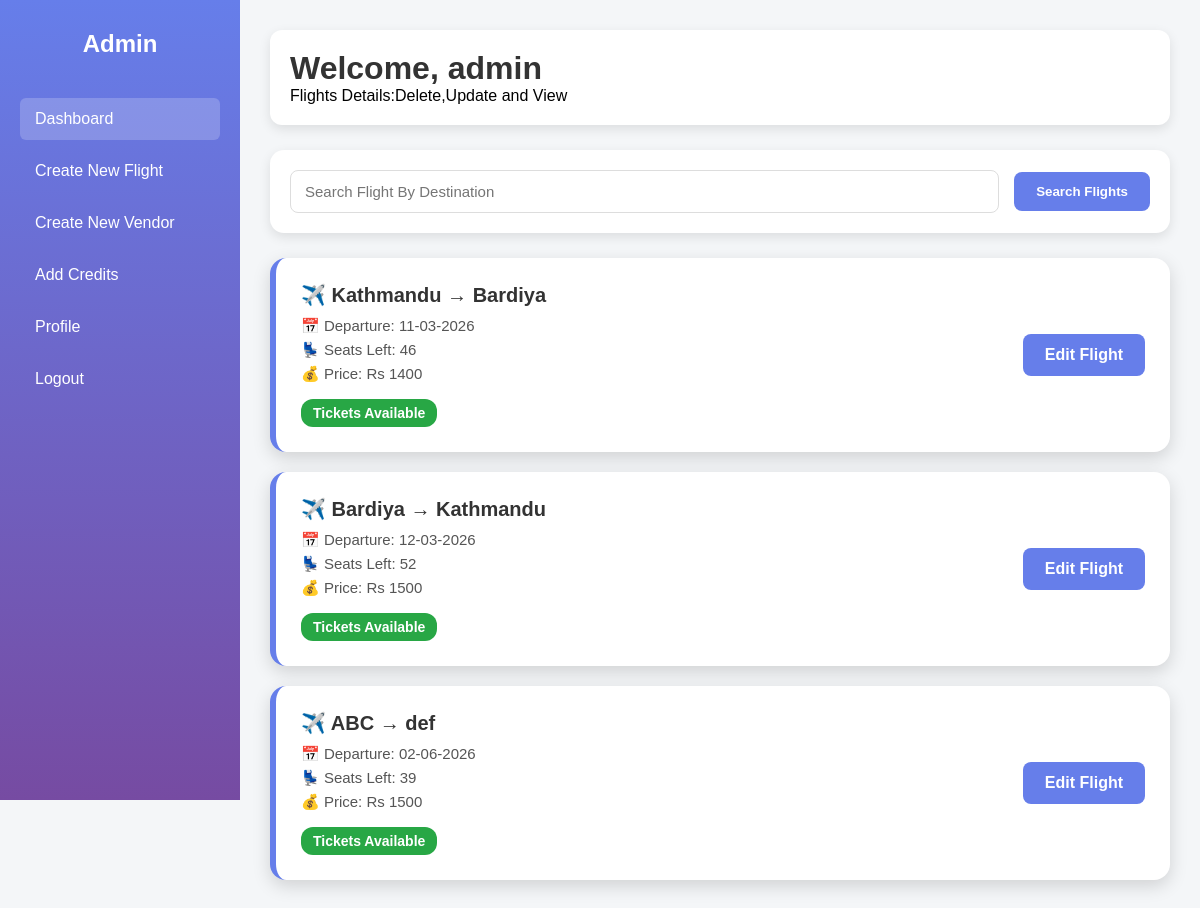
The page /admin/dashboard.php (signed in) on the database its author committed.
### tables this page shows
CREATE TABLE `routes` (
  `route_id` int(11) NOT NULL,
  `source` varchar(50) NOT NULL,
  `destination` varchar(50) NOT NULL,
  `departure_date` date NOT NULL,
  `total_seats` int(11) NOT NULL,
  `seats_left` int(11) NOT NULL,
  `price` int(11) NOT NULL
);

### admin/dashboard.php (the view, shortened to what this page needs)
<?php
include "admin_db.php";
$username = $_SESSION['username'];
?>
<!DOCTYPE html>
<html>
<head>
</head>
<body>
<div class="sidebar">
    <h2>Admin</h2>
    <a href="dashboard.php" class="active">Dashboard</a>
    <a href="new_flight.php">Create New Flight</a>
    <a href="new_vendor.php">Create New Vendor</a>
    <a href="credits.php">Add Credits</a>
    <a href="profile.php">Profile</a>
    <a href="logout.php">Logout</a>
</div>
<div class="main">
   <div class="header">
        <h1>Welcome, <?php echo htmlspecialchars($username); ?></h1>
        <p>Flights Details:Delete,Update and View</p>
    </div>
<div class="search-box">
    <form method="POST">
        <input type="text" name="from" placeholder="Search Flight By Destination" required>
        <button type="submit" name="submit">Search Flights</button>
    </form>
</div>
<?php
$sql = "SELECT * FROM routes ORDER BY departure_date ASC";
$result = $conn->query($sql);
?>
    <div class="cards">
       <?php
if ($result->num_rows > 0) {
    while ($row = $result->fetch_assoc()) {
        if ($row['seats_left'] == 0) {
            $status = "<div class='status red'>Fully Booked</div>";
        } elseif ($row['seats_left'] <= 20) {
            $status = "<div class='status yellow'> Fast Filling</div>";
        } else {
            $status = "<div class='status green'> Tickets Available</div>";
        }
?>
        <div class="card">
            <div class="left">
                <div class="route">
                    ✈️ <?php echo $row['source']." → ".$row['destination']; ?>
                </div>
                <div class="info">📅 Departure: <?php echo date("d-m-Y", strtotime($row['departure_date'])); ?></div>
                <div class="info">💺 Seats Left: <?php echo $row['seats_left']; ?></div>
                <div class="info">💰 Price: Rs <?php echo $row['price']; ?></div>
                <?php echo $status; ?>
            </div>
            <div class="right">
                    <a href="edit_flight.php?route_id=<?php echo $row['route_id']; ?>" class="book-btn">
                        Edit Flight
                    </a>
                   </div>
        </div>
        <?php
            }
        } else {
            echo "<p>No flights available.</p>";
        }
        ?>
    </div>
</div>
</body>
</html>

### admin/dashboard.php (style rules this page uses)
* { margin: 0; padding: 0; box-sizing: border-box; font-family: Arial, sans-serif; }
body { background: #f4f6f8; display: flex; }
.sidebar { width: 240px; height: 100vh; background: linear-gradient(180deg, #667eea, #764ba2); color: white; padding: 30px 20px; position: fixed; }
.sidebar h2 { text-align: center; margin-bottom: 40px; }
.sidebar a { display: block; padding: 12px 15px; margin-bottom: 10px; color: white; text-decoration: none; border-radius: 6px; transition: 0.3s; }
.sidebar a:hover, .sidebar a.active { background: rgba(255,255,255,0.2); }
.main { margin-left: 240px; width: calc(100% - 240px); padding: 30px; }
.header { background: white; padding: 20px; border-radius: 12px; box-shadow: 0 4px 12px rgba(0,0,0,0.1); margin-bottom: 25px; }
.header h1 { color: #333; }
.cards { display: flex; flex-direction: column; gap: 20px; }
.card { background: white; padding: 25px; border-radius: 16px; box-shadow: 0 6px 18px rgba(0,0,0,0.15); display: flex; justify-content: space-between; align-items: center; border-left: 6px solid #667eea; }
.left { width: 70%; }
.right { width: 30%; text-align: right; }
.route { font-size: 20px; font-weight: bold; margin-bottom: 10px; color: #333; }
.info { color: #555; margin: 6px 0; font-size: 15px; }
.status { font-size: 14px; font-weight: bold; margin-top: 8px; }
.book-btn { display: inline-block; background: #667eea; color: white; padding: 12px 22px; border-radius: 8px; text-decoration: none; font-weight: bold; transition: 0.3s; }
.search-box { background: white; padding: 20px; border-radius: 14px; box-shadow: 0 4px 12px rgba(0,0,0,0.1); margin-bottom: 25px; }
.search-box form { display: flex; gap: 15px; align-items: center; }
.search-box input { flex: 1; padding: 12px 14px; border-radius: 8px; border: 1px solid #ddd; font-size: 15px; }
.search-box button { padding: 12px 22px; background: #667eea; color: white; border: none; border-radius: 8px; font-weight: bold; cursor: pointer; transition: 0.3s; }
.status { padding: 6px 12px; border-radius: 12px; font-weight: bold; display: inline-block; margin-top: 10px; }
.status.green { background-color: #28a745; color: white; }

### rows shown on the page
routes: source "Kathmandu", destination "Bardiya", departure_date "11-03-2026", seats_left "46", price "1400", shows "Tickets Available"
routes: source "Bardiya", destination "Kathmandu", departure_date "12-03-2026", seats_left "52", price "1500", shows "Tickets Available"
routes: source "ABC", destination "def", departure_date "02-06-2026", seats_left "39", price "1500", shows "Tickets Available"

### other values the page prints
$username "admin"
